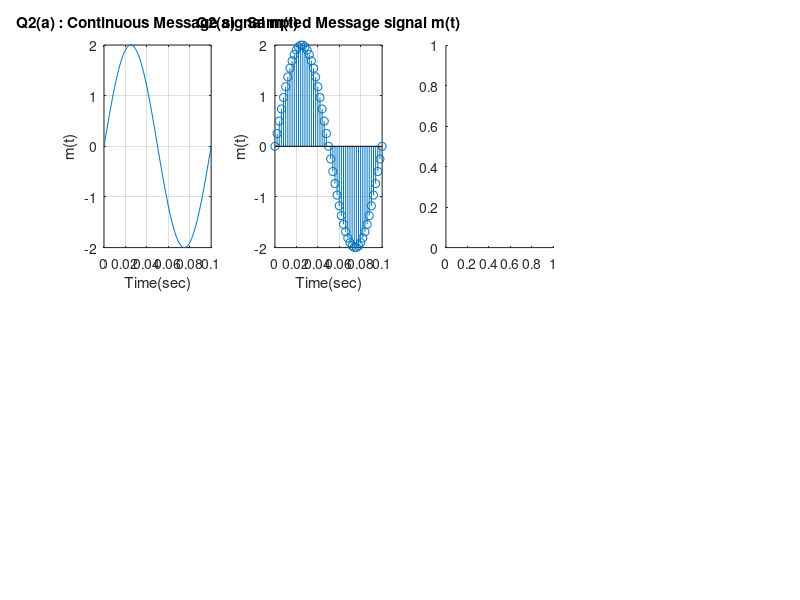

Here is the MATLAB script that generated this plot: (Note: this script raises an error after producing the figure.)
Am = 2;
fm = 10;

% Part (a)

tc = linspace(0,1/fm,100);
message_signal = Am*sin(2*pi*fm*tc);

subplot(2,4,1);
plot(tc,message_signal);
grid on;
xlabel("Time(sec)");
ylabel("m(t)");
title("Q2(a) : Continuous Message signal m(t)");

sampling_rate = 50*fm;
td = (0:1/sampling_rate:1/fm);
message_signal_discrete = Am*sin(2*pi*fm*td);

subplot(2,4,2);
stem(td,message_signal_discrete);
grid on;
xlabel("Time(sec)");
ylabel("m(t)");
title("Q2(a) : Sampled Message signal m(t)");


% Part (b)

subplot(2,4,3);
stem(td,quantize_msg(16));
grid on;
xlabel("Time(sec)");
ylabel("m(t)");
title("Q2(b) : Quantized Message signal m(t)with L = 16");

subplot(2,4,4);
stem(td,quantize_msg(64));
grid on;
xlabel("Time(sec)");
ylabel("m(t)");
title("Q2(b) : Quantized Message signal m(t)with L = 64");

subplot(2,4,5);
stem(td,quantize_msg(256));
grid on;
xlabel("Time(sec)");
ylabel("m(t)");
title("Q2(b) : Quantized Message signal m(t)with L = 256");

disp("The bitcode sequence for L = 16");
disp(generate_bitcode(quantize_msg(16),16));

disp("The bitcode sequence for L = 64");
disp(generate_bitcode(quantize_msg(64),64));

disp("The bitcode sequence for L = 256");
disp(generate_bitcode(quantize_msg(256),256));


subplot(2,4,6);
disp(decode_bit_sequence(generate_bitcode(quantize_msg(16),16),16));
stem(td,decode_bit_sequence(generate_bitcode(quantize_msg(16),16),16)-180);
grid on;
xlabel("Time(sec)");
ylabel("m(t)");
title("Q2(b) : Decoded Message signal m(t)with L = 16");

subplot(2,4,7);
stem(td,decode_bit_sequence(generate_bitcode(quantize_msg(64),64),64));
grid on;
xlabel("Time(sec)");
ylabel("m(t)");
title("Q2(b) : Decoded Message signal m(t)with L = 64");

subplot(2,4,8);
stem(td,decode_bit_sequence(generate_bitcode(quantize_msg(256),256),256));
grid on;
xlabel("Time(sec)");
ylabel("m(t)");
title("Q2(b) : Decoded Message signal m(t)with L = 256");


function bitcode = generate_bitcode(xr,L)

  range = linspace(-2,2,L);
  ratio_1 = 4/L;
  bitcode = [];
  
  for i=1:length(xr)
     
      for j=1:length(range)
          
          if xr(i) == range(j)
              newval = dec2bin(((range(j)+2)/ratio_1),log2(L));
              bitcode = [bitcode newval];
          end
          
      end
      
  end

end



function decoded_signal = decode_bit_sequence(bitcode,L)

  ratio_1 = 4/L;
  decoded_signal = [];
  
  for i=1:log2(L):length(bitcode)-log2(L)
    value = 0;
    for j=i:i+log2(L)-1
       value = value + bitcode(j)*(2^(i+log2(L)-1-j));
    end
      
    newval = (ratio_1*value)-2;
    decoded_signal = [decoded_signal newval];
      
  end
  
  decoded_signal(end)=[];

end



function xr = reconstruct(fs)

  Am = 1; fm = 10;
  Fs = fs; Ts = 1/Fs;
  tc = linspace(0,2/fm,100);
  td = (0:1/Fs:2/fm);
  N = length(td);
  message_signal_discrete = Am*sin(2*pi*fm*td);
  
  xr = zeros(size(tc));
  sinc_train = zeros(N,length(tc));
  for t = 1:length(tc)
      for n = 0:N-1
          sinc_train(n+1,:) = sin(pi*(tc-n*Ts)/Ts)./(pi*(tc-n*Ts)/Ts);
          xr(t) = xr(t) + message_signal_discrete(n+1)*sin(pi*(tc(t)-n*Ts)/Ts)/(pi*(tc(t)-n*Ts)/Ts);
      end
  end
    
end



function message_signal_discrete = quantize_msg(L)
 
  Am = 2; fm = 10;
  sampling_rate = 50*fm;
  td = (0:1/sampling_rate:1/fm);
  message_signal_discrete = Am*sin(2*pi*fm*td);
  range = linspace(-2,2,L);
  
  for i = 1:length(message_signal_discrete)
   
    [c, index] = min(abs(range - message_signal_discrete(i)));
    message_signal_discrete(i) = range(index);
    
  end

end